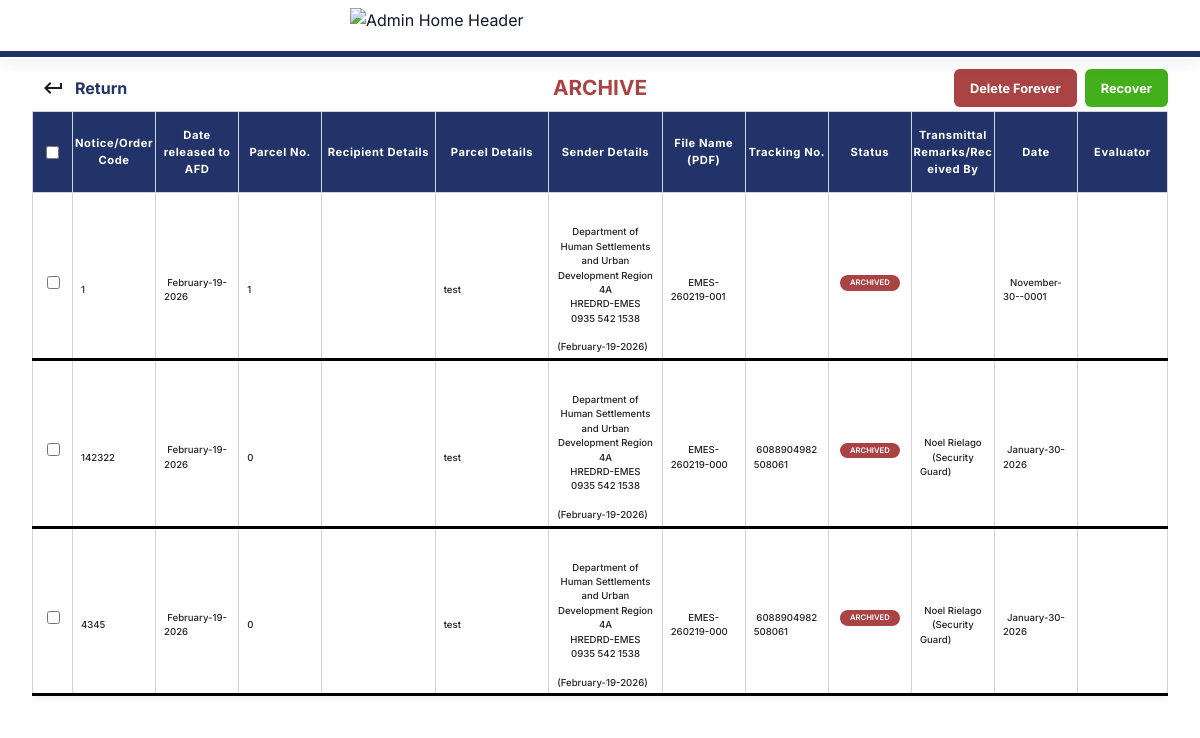
Screenshot of /pages/Archive_Page.php (signed in) with the database file from the repository.
### tables this page shows
CREATE TABLE `archive` (
  `id` int(11) NOT NULL,
  `original_mail_id` int(11) NOT NULL,
  `Notice/Order Code` varchar(100) NOT NULL,
  `Date released to AFD` date NOT NULL,
  `Parcel No.` int(20) NOT NULL,
  `Recipient Details` varchar(100) NOT NULL,
  `Parcel Details` varchar(100) NOT NULL,
  `Sender Details` varchar(250) NOT NULL,
  `File Name (PDF)` varchar(100) NOT NULL,
  `Tracking No.` varchar(50) NOT NULL,
  `Status` varchar(100) NOT NULL,
  `Transmittal ID` varchar(40) NOT NULL DEFAULT '',
  `Transmittal Remarks/Received By` varchar(100) NOT NULL,
  `Date` date NOT NULL,
  `Evaluator` varchar(100) NOT NULL,
  `deleted_at` datetime NOT NULL DEFAULT current_timestamp()
);

### pages/Archive_Page.php (the view, shortened to what this page needs)
<?php
require_once __DIR__ . '/../auth.php';
try {
    $rows = $pdo->query('SELECT * FROM archive')->fetchAll();
} catch (Exception $e) {
    $rows = [];
    $message = 'Failed to load records: ' . $e->getMessage();
}
$columns = [
    'Notice/Order Code',
    'Date released to AFD',
    'Parcel No.',
    'Recipient Details',
    'Parcel Details',
    'Sender Details',
    'File Name (PDF)',
    'Tracking No.',
    'Status',
    'Transmittal Remarks/Received By',
    'Date',
    'Evaluator',
];
function formatDateCell($value) {
    $ts = strtotime($value);
    return date('F-d-Y', $ts);
}
?>
<!DOCTYPE html>
<html lang="en">
<head>
    <link rel="stylesheet" href="../main.css">
</head>
<body class="admin-home-bg">
    <div class="admin-home-header">
        <img src="../assets/DHSUD_Header.svg" alt="Admin Home Header" class="admin-home-header-img">
        <div class="admin-home-header-border"></div>
    </div>
    <div class="admin-table-container archive-table-shell">
        <div class="top-bar">
            <div class="top-bar-left">
                <a href="Home_Page.php" class="archive-return-link">
                    <img src="../assets/Return_Icon.svg" alt="Return">
                    <span>Return</span>
                </a>
            </div>
            <div class="top-bar-title">ARCHIVE</div>
            <div class="archive-top-actions">
                <button class="archive-action-btn delete-btn" type="button" onclick="deleteSelected()">Delete Forever</button>
                <button class="archive-action-btn recover-btn" type="button" onclick="recoverSelected()">Recover</button>
            </div>
        </div>
        <div class="table-scroll-area">
            <div class="tracking-table-container">
                <div class="tracking-table-scroll">
                    <table class="listview-table tracking-table">
                        <thead>
                            <tr>
                                <th style="width:40px;">
                                    <div class="checkbox-header-tools">
                                        <input type="checkbox" id="selectAllCheckbox" onclick="toggleAllCheckboxes(this)">
                                    </div>
                                </th>
                                <?php foreach ($columns as $col): ?>
                                    <th><?= htmlspecialchars($col) ?></th>
                                <?php endforeach; ?>
                            </tr>
                        </thead>
                        <tbody>
                            <?php if (empty($rows)): ?>
                                <tr><td colspan="<?= count($columns) + 1 ?>">No records found.</td></tr>
                            <?php else: ?>
                                <?php foreach ($rows as $row): ?>
                                    <tr data-id="<?= (int)($row['id'] ?? 0) ?>">
                                        <td>
                                            <input type="checkbox" class="row-checkbox" value="<?= (int)($row['id'] ?? 0) ?>" data-notice="<?= htmlspecialchars($row['Notice/Order Code'] ?? '') ?>">
                                        </td>
                                        <?php foreach ($columns as $col): ?>
                                            <td class="<?= $col === 'Status' ? 'status-cell' : '' ?>">
                                                <?php if ($col === 'Status'): ?>
                                                    <span class="status-archived">ARCHIVED</span>
                                                <?php else: ?>
                                                    <?php
                                                        $cellValue = $row[$col] ?? '';
                                                        if ($col === 'Date released to AFD' || $col === 'Date') {
                                                            $cellValue = formatDateCell($cellValue);
                                                        }
                                                    ?>
                                                    <?= htmlspecialchars($cellValue) ?>
                                                <?php endif; ?>
                                            </td>
                                        <?php endforeach; ?>
                                    </tr>
                                <?php endforeach; ?>
                            <?php endif; ?>
                        </tbody>
                    </table>
                </div>
            </div>
        </div>
    </div>
</body>
</html>

### pages/Archive_Page.php (style rules this page uses)
.status-cell .status-archived { background: #AA4444; color: #fff; border-radius: 12px; padding: 2px 10px; font-weight: 600; font-size: 0.8em; display: inline-block; }

### rows the page displays
archive: value "1…", Date released to AFD "February-19-2026…", Parcel Details "test…", Sender Details "Department of Human Settlements and Urban Development Region 4A HREDRD-EMES 0935 542 1538 (February-19-2026)…", value "EMES-260219-001…", Date "November-30--0001…"
archive: value "142322…", Date released to AFD "February-19-2026…", value "0…", Parcel Details "test…", Sender Details "Department of Human Settlements and Urban Development Region 4A HREDRD-EMES 0935 542 1538 (February-19-2026)…", value "EMES-260219-000…", value "6088904982508061…", value "Noel Rielago (Security Guard)…", Date "January-30-2026…"
archive: value "4345…", Date released to AFD "February-19-2026…", value "0…", Parcel Details "test…", Sender Details "Department of Human Settlements and Urban Development Region 4A HREDRD-EMES 0935 542 1538 (February-19-2026)…", value "EMES-260219-000…", value "6088904982508061…", value "Noel Rielago (Security Guard)…", Date "January-30-2026…"

### other values shown
$col "Notice/Order Code…"
$col "Date released to AFD"
$col "Parcel No."
$col "Recipient Details"
$col "Parcel Details"
$col "Sender Details"
$col "File Name (PDF)"
$col "Tracking No."
$col "Status"
$col "Transmittal Remarks/Received By"
$col "Date"
$col "Evaluator"
